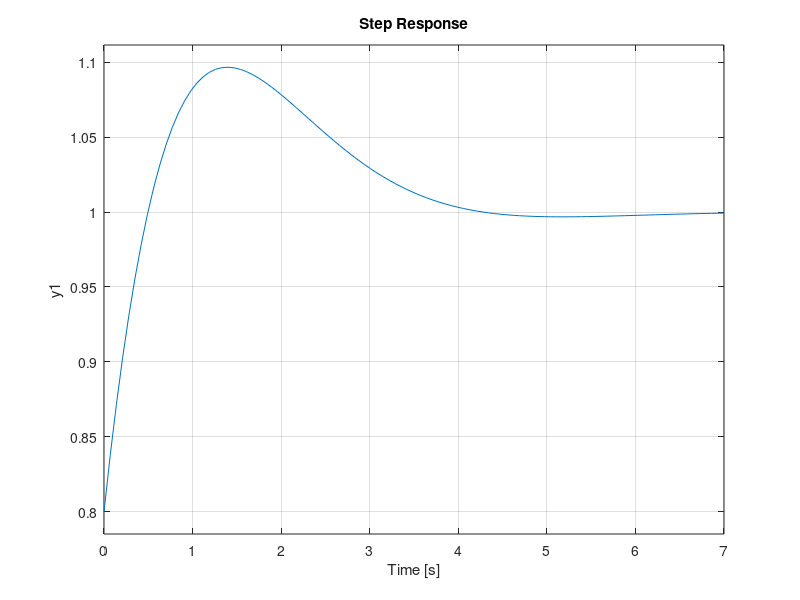

Write the MATLAB code that produced this figure.
%% LTI System Model

K=5; %approximately
% Function is theta_new = theta + K*(PWM_Diff_Between_Motors)
A=1;
B=K;
C=1;
D=0;
% state-space model into MATLAB
cruise=ss(A,B,C,D);

%% transfer function
% state space model to transfer function conversion
[q,p]=ss2tf(A,B,C,D);
% returns num denum
Gp=tf(q,p);

H=[1];

Kp=2;
Ki=1.5;
Kd=0.8;
Gc=pid(Kp,Ki,Kd);
Mc=feedback(Gc*Gp,H);
step(Mc);
hold on;
